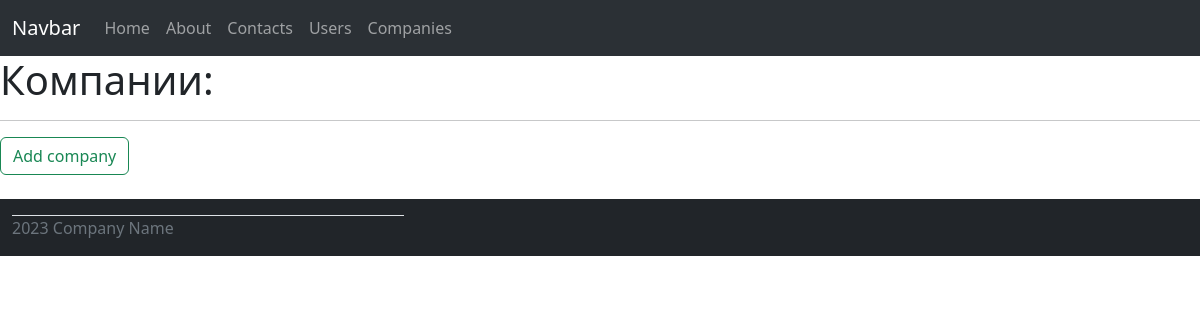
The app's page /company-list, older data.
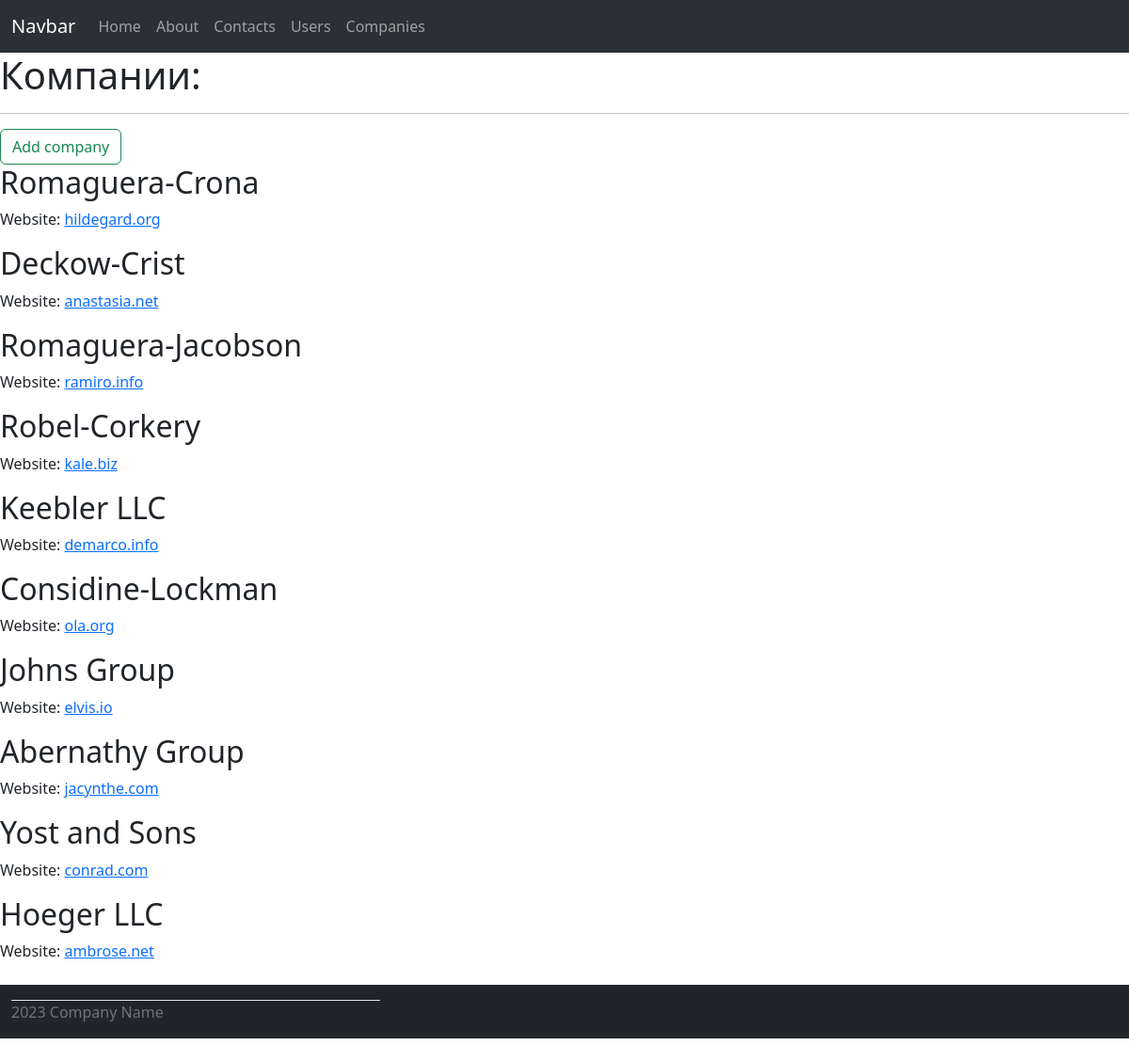
The same page, newer data.
### models.py (models this page shows)
class Company(db.Model):
    id = db.Column(db.Integer, primary_key=True)
    name = db.Column(db.String(255), index=True)
    website = db.Column(db.String(255), index=True)

### routes.py (the view)
@app.route('/company-list')
def companies_list():
  companies = Company.query.all()  # выгружаем всех пользователей из БД
  return render_template('company-list.html',
                         title='Компании',
                         companies=companies)

### templates/company-list.html
{% extends 'base.html' %}
{% block content %}
	<h1>Компании:</h1>
    <hr>
    <a href="{{ url_for('add_company') }}" class="btn btn-outline-success">Add company</a>
    {% for company in companies %}
    	<div class="card-user">
            <h2>{{ company.name }}</h2>
            <p>Website: <a href="{{ company.website }}" target="_blank">{{ company.website }}</a></p>
        </div>
    {% endfor %}
{% endblock %}

Row changes from the older to the newer data that the page shows:
added Company: name "Romaguera-Crona", website "hildegard.org"
added Company: name "Deckow-Crist", website "anastasia.net"
added Company: name "Romaguera-Jacobson", website "ramiro.info"
added Company: name "Robel-Corkery", website "kale.biz"
added Company: name "Keebler LLC", website "demarco.info"
added Company: name "Considine-Lockman", website "ola.org"
added Company: name "Johns Group", website "elvis.io"
added Company: name "Abernathy Group", website "jacynthe.com"
added Company: name "Yost and Sons", website "conrad.com"
added Company: name "Hoeger LLC", website "ambrose.net"
